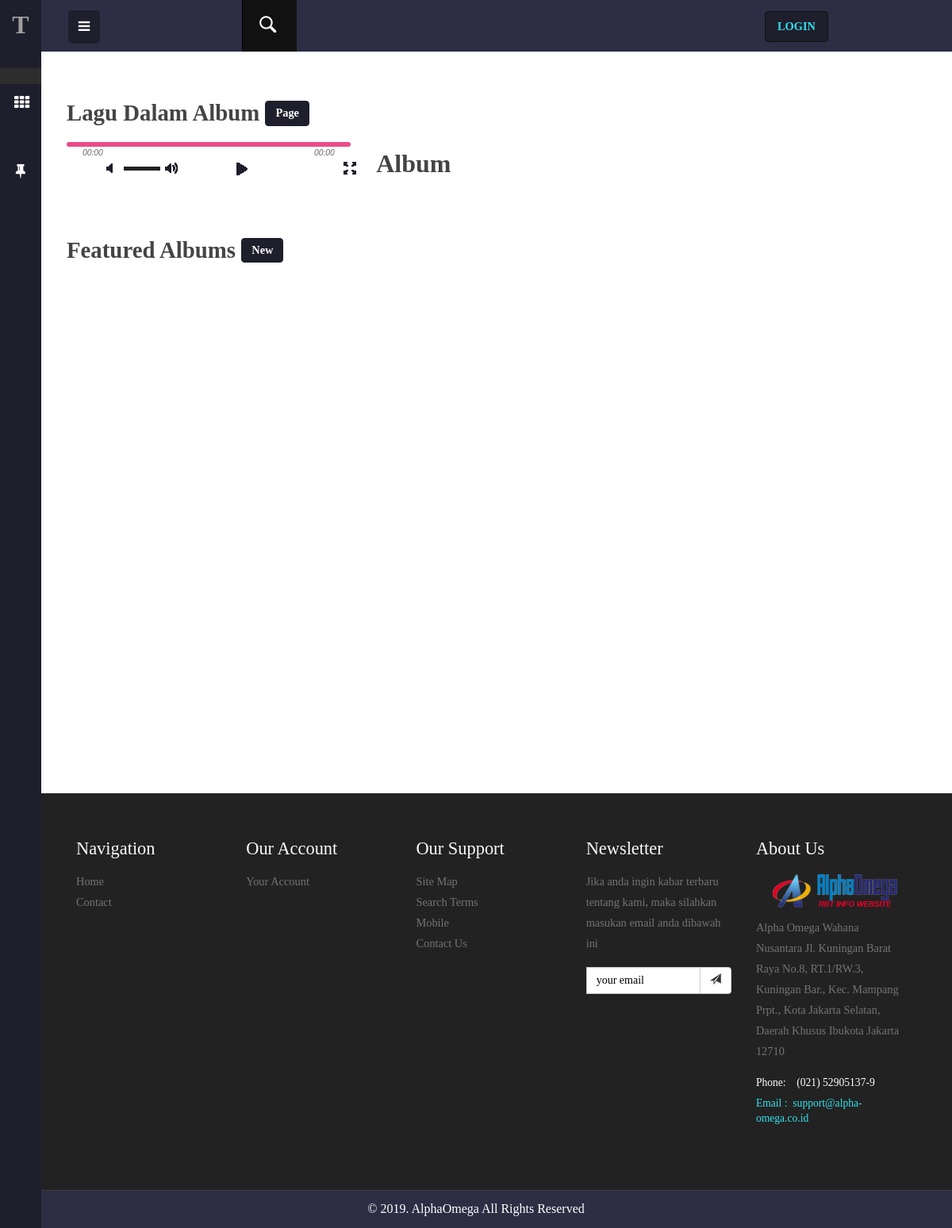
/index.php/c_detail_album, run on an earlier commit of the app's database.
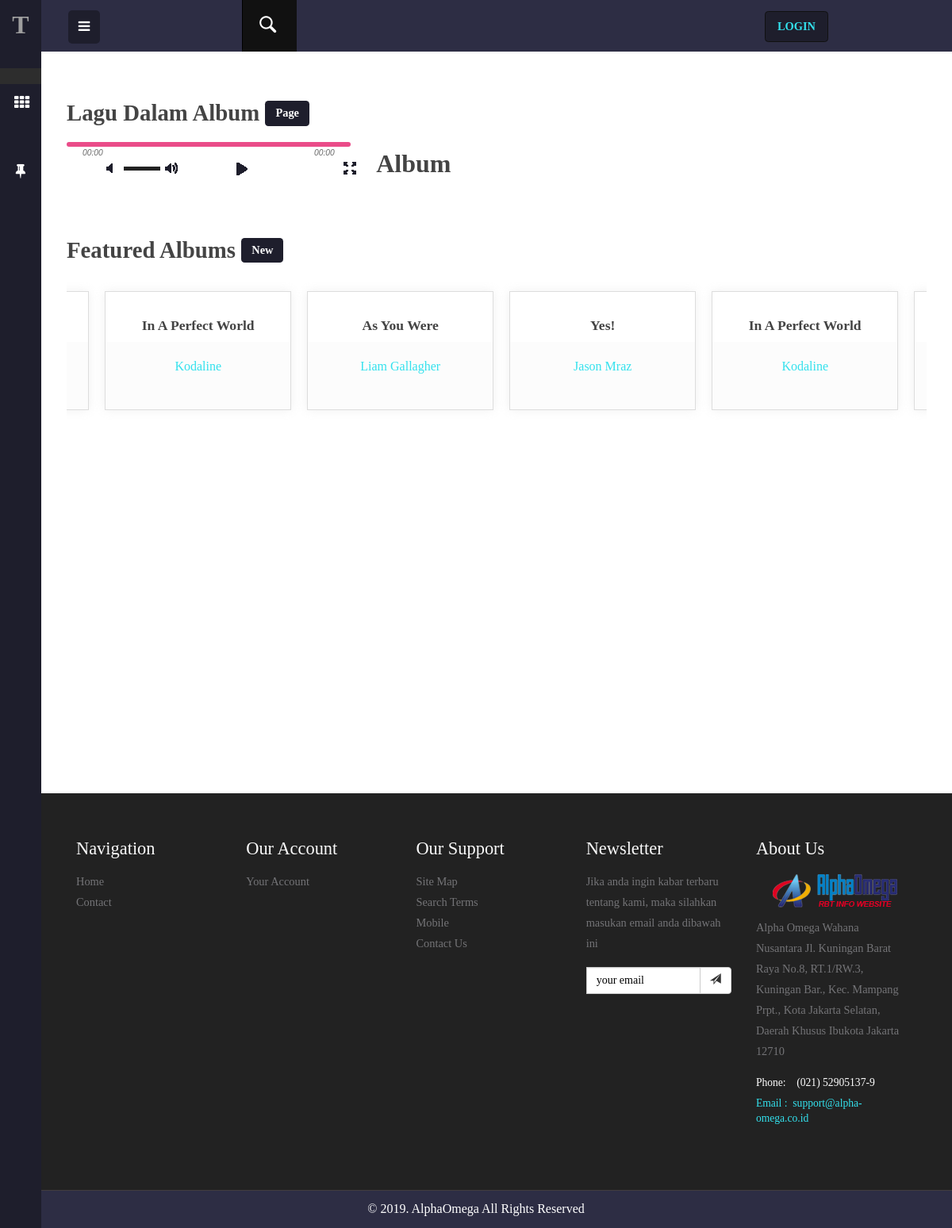
And on a later commit of the database.
### tables this page shows
CREATE TABLE `t_album` (
  `id_album` int(11) NOT NULL,
  `artist_id` int(11) NOT NULL,
  `nama_album` varchar(25) NOT NULL,
  `picture_album` varchar(100) NOT NULL,
  `aktif` tinyint(1) NOT NULL
);

CREATE TABLE `t_artist` (
  `id_artists` int(11) NOT NULL,
  `partner_id` int(11) NOT NULL,
  `nama_artist` varchar(25) NOT NULL,
  `bio` text NOT NULL,
  `picture_artist` varchar(100) NOT NULL,
  `aktif` tinyint(1) NOT NULL DEFAULT '0'
);

### application/controllers/C_Detail_Album.php (called while the page is built, shortened)
<?php
class C_Detail_Album extends CI_Controller
{
	function __construct()
	{
		$this->load->model('M_Detail_Album');
	}
	function index()
	{
		$data = array(
			"title" => "Detail Album"
		);
		$id = $this->uri->segment(3);
		$data['detail_album'] = $this->M_Detail_Album->get_detail_album($id);
		$data['detail_artist'] = $this->M_Detail_Album->get_detail_artist($id);
		$data['featured'] = $this->M_Detail_Album->featured_album();
		$this->load->view('main_page/V_Detail_Album',$data);
	}
}

### index.php (called while the page is built, shortened)
<?php
require_once BASEPATH.'core/CodeIgniter.php';

### application/models/M_Detail_Album.php (called while the page is built, shortened)
<?php
class M_Detail_Album extends CI_Model
{
	function get_detail_album($id_album)
	{
		$this->db->select('*');
		$this->db->from('t_album');
		$this->db->join('t_lagu','t_lagu.album_id=t_album.id_album');
		$this->db->join('t_genre','t_genre.id=t_lagu.genre_id');
		$this->db->join('t_artist','t_artist.id_artists=t_album.artist_id');
		$this->db->where('t_album.id_album=',$id_album);
		return $this->db->get()->result();
	}
	function get_detail_artist($id)
	{
		$this->db->select('*');
		$this->db->from('t_artist');
		$this->db->join('t_album','t_album.artist_id=t_artist.id_artists');
		$this->db->join('t_lagu','t_lagu.album_id=t_album.id_album');
		$this->db->join('t_genre','t_genre.id=t_lagu.genre_id');
		$this->db->where('t_album.id_album=',$id);
		$this->db->limit(1);
		return $this->db->get()->result();
	}
	function featured_album()
	{
		$this->db->select('*');
		$this->db->from('t_album');
		$this->db->join('t_artist','t_artist.id_artists=t_album.artist_id');
		$this->db->where('t_album.aktif',TRUE);
		$this->db->order_by('id_album','DESC');
		$this->db->limit('10');
		return $this->db->get()->result();
	}
}

### application/views/main_page/V_Detail_Album.php (the view, shortened to what this page needs)
<?php
$this->load->view('main_page/parts/V_Header');
$this->load->view('main_page/parts/V_Navigation');
?>
	<div id="page-wrapper">
		<div class="inner-content single">
			<div class="tittle-head">
				<h3 class="tittle">Lagu Dalam Album <span class="new">Page</span></h3>
				<div class="clearfix"> </div>
			</div>
			<div class="single_left">
				<div class="video-main">
					<div class="video-record-list">
						<div id="jp_container_1" class="jp-video jp-video-270p" role="application" aria-label="media player">
							<div class="jp-type-playlist">
								<div class="jp-gui">
									<div class="jp-interface">
										<div class="jp-progress">
										</div>
										<div class="jp-current-time" role="timer" aria-label="time">00:00</div>
										<div class="jp-duration" role="timer" aria-label="duration">00:18</div>
										<div class="jp-controls-holder">
											<div class="jp-controls">
												<button class="jp-previous" role="button" tabindex="0">previous</button>
												<button class="jp-play" role="button" tabindex="0">play</button>
											</div>
											<div class="jp-volume-controls">
												<button class="jp-mute" role="button" tabindex="0">mute</button>
												<button class="jp-volume-max" role="button" tabindex="0">max volume</button>
												<div class="jp-volume-bar">
													<div class="jp-volume-bar-value" style="width: 100%;"></div>
												</div>
											</div>
											<div class="jp-toggles">
												<button class="jp-full-screen" role="button" tabindex="0">full screen</button>
											</div>
										</div>
									</div>
								</div>
							</div>
						</div>
					</div>
				</div>
				<link href="<?php echo base_url('assets/main_page/')?>css/jplayer.blue.monday.min.css" rel="stylesheet" type="text/css">
			</div>
			<div class="response">
				<h4>Album</h4>
			<div class="row">
				<div class="col-md-4">
				</div>
				<div class="col-md-6">
				</div>
			</div>
			</div>
		</div>
		<div class="clearfix"></div>
		<div class="review-slider">
			<div class="tittle-head">
				<h3 class="tittle">Featured Albums <span class="new"> New</span></h3>
				<div class="clearfix"> </div>
			</div>
			<ul id="flexiselDemo1">
				<?php if (isset($featured)) {
					foreach ($featured as $alb) {
						$id_r = $alb->id_album;
						?>
						<li>
							<a href="<?php echo base_url('album/detail/'),$id_r?>"><img src="<?php echo base_url('assets/foto_album/')?><?php echo $alb->picture_album;?>" alt=""/></a>
							<div class="slide-title"><h4><?php echo $alb->nama_album?></div>
							<div class="date-city">
								<h5><?php echo $alb->nama_artist?></h5>
							</div>
						</li>
					<?php }?>
					<?php
				}
				else {
					echo "<div>Kosong.</div>";
				}
				?>
			</ul>
		</div>
	</div>
<?php
$this->load->view('main_page/parts/V_Footer');
?>

### application/views/main_page/parts/V_Header.php (shortened to what this page needs)
<!DOCTYPE HTML>
<html>
<head>
	<link rel="stylesheet" href="https://maxcdn.bootstrapcdn.com/bootstrap/3.4.0/css/bootstrap.min.css">
    <link href="<?php echo base_url()?>assets/main_page/css/style.css" rel='stylesheet' type='text/css' />
    <link href="<?php echo base_url()?>assets/main_page/css/font-awesome.css" rel="stylesheet">
    <link rel="stylesheet" href="https://cdn.linearicons.com/free/1.0.0/icon-font.min.css">
</head>

### application/views/main_page/parts/V_Navigation.php (shortened to what this page needs)
<?php
$islogin =  $this->session->userdata('isLogin');
?>
<body class="sticky-header left-side-collapsed">
<section>
    <div class="left-side sticky-left-side">
        <div class="logo-icon text-center">
            <a href="<?php echo base_url()?>">T</a>
        </div>
        <div class="left-side-inner">
            <ul class="nav nav-pills nav-stacked custom-nav">
                <li class="active"><a href="<?php echo base_url()?>"><i class="lnr lnr-home"></i><span>Home</span></a></li>
                <li><a href="#" data-toggle="modal" data-target="#myModal1"><i class="fa fa-th"></i><span>Apps</span></a></li>
                <li><a href="<?php echo base_url('artist')?>"><i class="lnr lnr-users"></i> <span>Artists</span></a></li>
                <li class="menu-list"><a href="<?php echo base_url('album')?>"><i class="lnr lnr-music-note"></i> <span>Song</span></a>
				</li>
                <li class="menu-list"><a href="<?php echo base_url()?>contact"><i class="fa fa-thumb-tack"></i><span>Contact</span></a>
                </li>
            </ul>
        </div>
    </div>
    <div class="main-content">
        <div class="header-section">
            <a class="toggle-btn  menu-collapsed"><i class="fa fa-bars"></i></a>
            <div class="menu-right">
                <div class="profile_details">
                    <div style="" class="col-md-4 serch-part">
                        <div  id="sb-search" class="sb-search">
                            <form action="<?php echo base_url('search')?>" method="get">
                                <span class="sb-icon-search"> </span>
                            </form>
                        </div>
                    </div>
                    <?php if ($islogin == FALSE) {?>
                    <div style="padding-right: 20%;float: right; padding-bottom: 10px;clear: right;" class="col-md-4 login-pop">
                        <div id="loginpop">
                            <a href="<?php echo base_url('login')?>">
                                <span>Login
                                    <?php }?>
                                </span>
                            </a>
                        </div>
                    </div>
                                     <div class="clearfix"> </div>
                        </div>
                    </div>
                </div>
</body>

### application/views/main_page/parts/V_Footer.php (shortened to what this page needs)
<?php
$login = $this->session->userdata('isLogin');
?>
<div class="footer">
    <div class="footer-grid">
        <h3>Navigation</h3>
        <ul class="list1">
            <li><a href="<?php echo base_url()?>">Home</a></li>
            <li><a href="<?php echo base_url('contact')?>">Contact</a></li>
        </ul>
    </div>
    <div class="footer-grid">
        <h3>Our Account</h3>
        <ul class="list1">
            <?php if ($login == TRUE){?>
            <li><a href="<?php echo base_url('dashboard')?>" >Your Account</a></li>
            <?php } else {?>
            <li><a href="<?php echo base_url('login')?>" >Your Account</a></li>
            <?php  }?>
        </ul>
    </div>
    <div class="footer-grid">
        <h3>Our Support</h3>
        <ul class="list1">
            <li><a href="<?php echo base_url('contact')?>">Site Map</a></li>
            <li><a href="#">Search Terms</a></li>
            <li><a href="#" data-toggle="modal" data-target="#myModal1">Mobile</a></li>
            <li><a href="<?php echo base_url('contact')?>">Contact  Us</a></li>
        </ul>
    </div>
    <div class="footer-grid">
        <h3>Newsletter</h3>
        <p class="footer_desc">Jika anda ingin kabar terbaru tentang kami, maka silahkan masukan email anda dibawah ini</p>
        <div class="">
			<form method="post" action="<?php echo base_url('contact/kirim')?>">
				<div class="input-group">
					<input name="email" type="email" class="form-control" placeholder="your email">
					<div class="input-group-btn">
						<button class="btn btn-default" type="submit">
							<i class="glyphicon glyphicon-send"></i>
						</button>
					</div>
				</div>
			</form>
        </div>
    </div>
    <div class="footer-grid footer-grid_last">
        <h3>About Us</h3>
    <h1><img src="<?php echo base_url('assets/main_page/images/')?>Homelogo.png"></h1>
        <p class="footer_desc">Alpha Omega Wahana Nusantara
            Jl. Kuningan Barat Raya No.8, RT.1/RW.3, Kuningan Bar., Kec. Mampang Prpt., Kota Jakarta Selatan, Daerah Khusus Ibukota Jakarta 12710</p>
        <p class="f_text">Phone:  &nbsp;&nbsp;&nbsp;(021) 52905137-9</p>
        <p class="email">Email : &nbsp;<span><a href="mailto:support@alpha-omega.co.id">support@alpha-omega.co.id</a></span></p>
    </div>
    <div class="clearfix"> </div>
</div>
<footer>
    <p>&copy 2019. AlphaOmega All Rights Reserved </p>
</footer>
</body>
</html>

What changed in the data, as far as the page shows it:
added t_album: nama_album "In A Perfect World", artist.nama_artist "Kodaline"
added t_album: nama_album "As You Were", artist.nama_artist "Liam Gallagher"
added t_album: nama_album "Yes!", artist.nama_artist "Jason Mraz"
